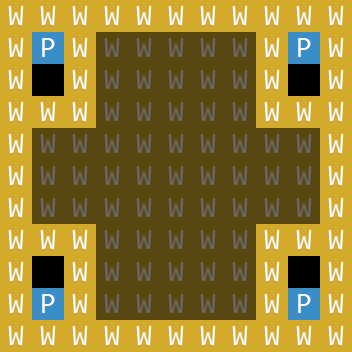

Tiled map render using the project's own tile images. Description and the whole map definition, tile-layer contents included, below:
An orthogonal 11x11 tile map with 32x32 px tiles, 2 tile layers (ceil, spawns), 2 hidden layers not drawn.

<map version="1.0" tiledversion="1.1.4" orientation="orthogonal" renderorder="right-down" width="11" height="11" tilewidth="32" tileheight="32" infinite="0" nextobjectid="1">
 <tileset firstgid="1" source="tileset.tsx" />
 <layer name="floor" width="11" height="11" visible="0">
  <data encoding="csv">
2,2,2,2,2,2,2,2,2,2,2,
2,2,2,2,2,2,2,2,2,2,2,
2,2,2,2,2,2,2,2,2,2,2,
2,2,2,2,2,2,2,2,2,2,2,
2,2,2,2,2,2,2,2,2,2,2,
2,2,2,2,2,2,2,2,2,2,2,
2,2,2,2,2,2,2,2,2,2,2,
2,2,2,2,2,2,2,2,2,2,2,
2,2,2,2,2,2,2,2,2,2,2,
2,2,2,2,2,2,2,2,2,2,2,
2,2,2,2,2,2,2,2,2,2,2
</data>
 </layer>
 <layer name="walls" width="11" height="11" visible="0">
  <data encoding="csv">
2,2,2,2,2,2,2,2,2,2,2,
2,3,2,3,0,0,3,2,0,3,2,
2,0,2,0,2,0,0,0,0,0,2,
2,0,0,0,2,0,2,2,2,0,2,
2,2,0,2,2,0,0,0,0,0,2,
2,3,0,3,2,2,0,2,0,2,2,
2,2,0,2,2,0,0,0,0,0,2,
2,0,0,0,2,0,2,0,2,3,2,
2,0,2,0,0,0,2,3,2,0,2,
2,3,0,3,2,0,0,0,0,0,2,
2,2,2,2,2,2,2,2,2,2,2
</data>
 </layer>
 <layer name="ceil" width="11" height="11" opacity="0.42">
  <data encoding="csv">
2,2,2,2,2,2,2,2,2,2,2,
2,2,2,2,2,2,2,2,2,2,2,
2,0,2,2,2,2,2,2,2,0,2,
2,2,2,2,2,2,2,2,2,2,2,
2,2,2,2,2,2,2,2,2,2,2,
2,2,2,2,2,2,2,2,2,2,2,
2,2,2,2,2,2,2,2,2,2,2,
2,2,2,2,2,2,2,2,2,2,2,
2,0,2,2,2,2,2,2,2,0,2,
2,2,2,2,2,2,2,2,2,2,2,
2,2,2,2,2,2,2,2,2,2,2
</data>
 </layer>
 <layer name="spawns" width="11" height="11">
  <data encoding="csv">
2,2,2,2,2,2,2,2,2,2,2,
2,1,2,0,0,0,0,0,2,1,2,
2,0,2,0,0,0,0,0,2,0,2,
2,2,2,0,0,0,0,0,2,2,2,
2,0,0,0,0,0,0,0,0,0,2,
2,0,0,0,0,0,0,0,0,0,2,
2,0,0,0,0,0,0,0,0,0,2,
2,2,2,0,0,0,0,0,2,2,2,
2,0,2,0,0,0,0,0,2,0,2,
2,1,2,0,0,0,0,0,2,1,2,
2,2,2,2,2,2,2,2,2,2,2
</data>
 </layer>
</map>